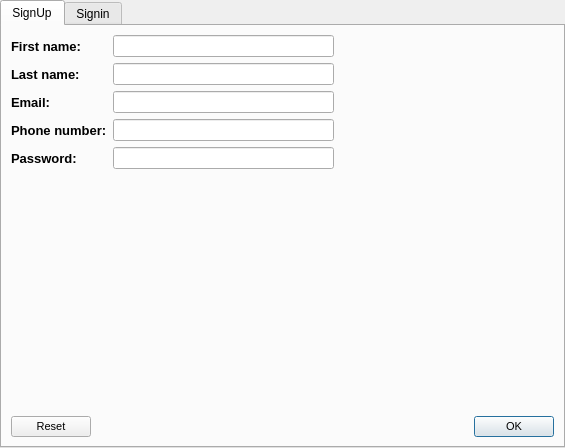
<?xml version="1.0" encoding="UTF-8"?>
<ui version="4.0">
 <class>Form</class>
 <widget class="QWidget" name="Form">
  <property name="geometry">
   <rect>
    <x>0</x>
    <y>0</y>
    <width>565</width>
    <height>448</height>
   </rect>
  </property>
  <property name="windowTitle">
   <string>Sign Up/In</string>
  </property>
  <property name="autoFillBackground">
   <bool>true</bool>
  </property>
  <layout class="QVBoxLayout" name="verticalLayout">
   <property name="sizeConstraint">
    <enum>QLayout::SetDefaultConstraint</enum>
   </property>
   <property name="leftMargin">
    <number>0</number>
   </property>
   <property name="topMargin">
    <number>0</number>
   </property>
   <property name="rightMargin">
    <number>0</number>
   </property>
   <property name="bottomMargin">
    <number>0</number>
   </property>
   <item>
    <widget class="QTabWidget" name="tabWidget">
     <property name="currentIndex">
      <number>0</number>
     </property>
     <widget class="QWidget" name="signup_tab">
      <attribute name="title">
       <string>SignUp</string>
      </attribute>
      <layout class="QVBoxLayout" name="verticalLayout_6">
       <property name="sizeConstraint">
        <enum>QLayout::SetDefaultConstraint</enum>
       </property>
       <item>
        <layout class="QVBoxLayout" name="verticalLayout_10">
         <item>
          <layout class="QHBoxLayout" name="horizontalLayout">
           <property name="sizeConstraint">
            <enum>QLayout::SetDefaultConstraint</enum>
           </property>
           <item>
            <layout class="QVBoxLayout" name="verticalLayout_2">
             <property name="sizeConstraint">
              <enum>QLayout::SetFixedSize</enum>
             </property>
             <item>
              <widget class="QLabel" name="firstName_label">
               <property name="font">
                <font>
                 <pointsize>10</pointsize>
                 <weight>75</weight>
                 <bold>true</bold>
                 <underline>false</underline>
                 <strikeout>false</strikeout>
                </font>
               </property>
               <property name="text">
                <string>First name:</string>
               </property>
              </widget>
             </item>
             <item>
              <widget class="QLabel" name="lastName_label">
               <property name="font">
                <font>
                 <pointsize>10</pointsize>
                 <weight>75</weight>
                 <bold>true</bold>
                 <underline>false</underline>
                 <strikeout>false</strikeout>
                </font>
               </property>
               <property name="text">
                <string>Last name:</string>
               </property>
              </widget>
             </item>
             <item>
              <widget class="QLabel" name="email_label">
               <property name="font">
                <font>
                 <pointsize>10</pointsize>
                 <weight>75</weight>
                 <bold>true</bold>
                 <underline>false</underline>
                 <strikeout>false</strikeout>
                </font>
               </property>
               <property name="text">
                <string>Email:</string>
               </property>
              </widget>
             </item>
             <item>
              <widget class="QLabel" name="phoneNumber_label">
               <property name="font">
                <font>
                 <pointsize>10</pointsize>
                 <weight>75</weight>
                 <bold>true</bold>
                 <underline>false</underline>
                 <strikeout>false</strikeout>
                </font>
               </property>
               <property name="text">
                <string>Phone number:</string>
               </property>
              </widget>
             </item>
             <item>
              <widget class="QLabel" name="password_label">
               <property name="font">
                <font>
                 <pointsize>10</pointsize>
                 <weight>75</weight>
                 <bold>true</bold>
                 <underline>false</underline>
                 <strikeout>false</strikeout>
                </font>
               </property>
               <property name="text">
                <string>Password:</string>
               </property>
              </widget>
             </item>
            </layout>
           </item>
           <item>
            <layout class="QVBoxLayout" name="verticalLayout_3">
             <property name="sizeConstraint">
              <enum>QLayout::SetDefaultConstraint</enum>
             </property>
             <item>
              <widget class="QLineEdit" name="firstName_lineEdit">
               <property name="clearButtonEnabled">
                <bool>false</bool>
               </property>
              </widget>
             </item>
             <item>
              <widget class="QLineEdit" name="lastName_lineEdit">
               <property name="clearButtonEnabled">
                <bool>false</bool>
               </property>
              </widget>
             </item>
             <item>
              <widget class="QLineEdit" name="email_lineEdit">
               <property name="clearButtonEnabled">
                <bool>false</bool>
               </property>
              </widget>
             </item>
             <item>
              <widget class="QLineEdit" name="phoneNumber_lineEdit">
               <property name="clearButtonEnabled">
                <bool>false</bool>
               </property>
              </widget>
             </item>
             <item>
              <widget class="QLineEdit" name="password_lineEdit">
               <property name="enabled">
                <bool>true</bool>
               </property>
               <property name="inputMethodHints">
                <set>Qt::ImhNone</set>
               </property>
               <property name="clearButtonEnabled">
                <bool>false</bool>
               </property>
              </widget>
             </item>
            </layout>
           </item>
           <item>
            <spacer name="horizontalSpacer">
             <property name="orientation">
              <enum>Qt::Horizontal</enum>
             </property>
             <property name="sizeHint" stdset="0">
              <size>
               <width>40</width>
               <height>20</height>
              </size>
             </property>
            </spacer>
           </item>
          </layout>
         </item>
         <item>
          <spacer name="verticalSpacer_3">
           <property name="orientation">
            <enum>Qt::Vertical</enum>
           </property>
           <property name="sizeHint" stdset="0">
            <size>
             <width>20</width>
             <height>40</height>
            </size>
           </property>
          </spacer>
         </item>
         <item>
          <widget class="QLabel" name="error_label">
           <property name="text">
            <string/>
           </property>
          </widget>
         </item>
         <item>
          <spacer name="verticalSpacer">
           <property name="orientation">
            <enum>Qt::Vertical</enum>
           </property>
           <property name="sizeHint" stdset="0">
            <size>
             <width>20</width>
             <height>40</height>
            </size>
           </property>
          </spacer>
         </item>
         <item>
          <widget class="QDialogButtonBox" name="buttonBox">
           <property name="font">
            <font>
             <pointsize>8</pointsize>
             <weight>50</weight>
             <bold>false</bold>
             <kerning>true</kerning>
            </font>
           </property>
           <property name="autoFillBackground">
            <bool>false</bool>
           </property>
           <property name="standardButtons">
            <set>QDialogButtonBox::Ok|QDialogButtonBox::Reset</set>
           </property>
           <property name="centerButtons">
            <bool>false</bool>
           </property>
          </widget>
         </item>
        </layout>
       </item>
      </layout>
     </widget>
     <widget class="QWidget" name="signin_tab">
      <attribute name="title">
       <string>Signin</string>
      </attribute>
      <layout class="QVBoxLayout" name="verticalLayout_14">
       <item>
        <layout class="QVBoxLayout" name="verticalLayout_11">
         <item>
          <layout class="QHBoxLayout" name="horizontalLayout_2">
           <property name="sizeConstraint">
            <enum>QLayout::SetDefaultConstraint</enum>
           </property>
           <item>
            <layout class="QVBoxLayout" name="verticalLayout_12">
             <property name="sizeConstraint">
              <enum>QLayout::SetFixedSize</enum>
             </property>
             <item>
              <widget class="QLabel" name="email_label_2">
               <property name="font">
                <font>
                 <pointsize>10</pointsize>
                 <weight>75</weight>
                 <bold>true</bold>
                 <underline>false</underline>
                 <strikeout>false</strikeout>
                </font>
               </property>
               <property name="text">
                <string>Email:</string>
               </property>
              </widget>
             </item>
             <item>
              <widget class="QLabel" name="password_label_2">
               <property name="font">
                <font>
                 <pointsize>10</pointsize>
                 <weight>75</weight>
                 <bold>true</bold>
                 <underline>false</underline>
                 <strikeout>false</strikeout>
                </font>
               </property>
               <property name="text">
                <string>Password:</string>
               </property>
              </widget>
             </item>
            </layout>
           </item>
           <item>
            <layout class="QVBoxLayout" name="verticalLayout_13">
             <property name="sizeConstraint">
              <enum>QLayout::SetDefaultConstraint</enum>
             </property>
             <item>
              <widget class="QLineEdit" name="email_lineEdit_2"/>
             </item>
             <item>
              <widget class="QLineEdit" name="password_lineEdit_2"/>
             </item>
            </layout>
           </item>
           <item>
            <spacer name="horizontalSpacer_2">
             <property name="orientation">
              <enum>Qt::Horizontal</enum>
             </property>
             <property name="sizeHint" stdset="0">
              <size>
               <width>40</width>
               <height>20</height>
              </size>
             </property>
            </spacer>
           </item>
          </layout>
         </item>
         <item>
          <spacer name="verticalSpacer_4">
           <property name="orientation">
            <enum>Qt::Vertical</enum>
           </property>
           <property name="sizeHint" stdset="0">
            <size>
             <width>20</width>
             <height>40</height>
            </size>
           </property>
          </spacer>
         </item>
         <item>
          <widget class="QLabel" name="error_label_2">
           <property name="text">
            <string/>
           </property>
          </widget>
         </item>
         <item>
          <spacer name="verticalSpacer_2">
           <property name="orientation">
            <enum>Qt::Vertical</enum>
           </property>
           <property name="sizeHint" stdset="0">
            <size>
             <width>20</width>
             <height>40</height>
            </size>
           </property>
          </spacer>
         </item>
         <item>
          <widget class="QDialogButtonBox" name="buttonBox_2">
           <property name="font">
            <font>
             <pointsize>8</pointsize>
             <weight>50</weight>
             <bold>false</bold>
            </font>
           </property>
           <property name="standardButtons">
            <set>QDialogButtonBox::Ok|QDialogButtonBox::Reset</set>
           </property>
          </widget>
         </item>
        </layout>
       </item>
      </layout>
     </widget>
    </widget>
   </item>
  </layout>
 </widget>
 <resources/>
 <connections/>
</ui>
